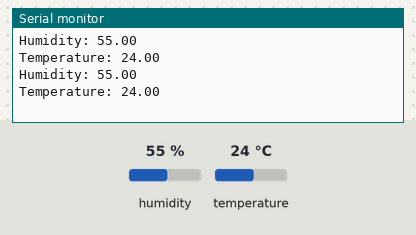
A program run on a simulated ESP32. Shown: the last lines printed to the serial monitor. The inputs (shaded band) are chosen by the test bench; at power-on: humidity 55 %, temperature 24 °C.

Above: at 2.8 s.
2.9 s: humidity set to 22 %
At 4.8 s:
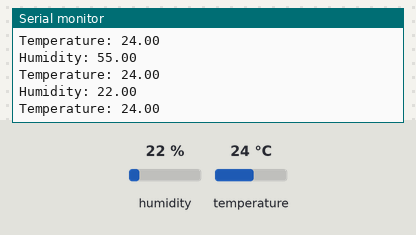
5.6 s: temperature set to 12 °C
At 7.1 s:
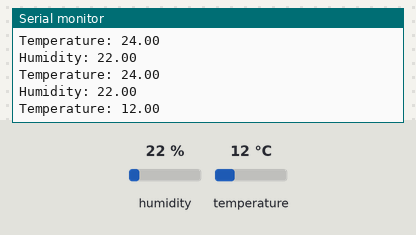
8.3 s: humidity set to 40 %
At 10.7 s:
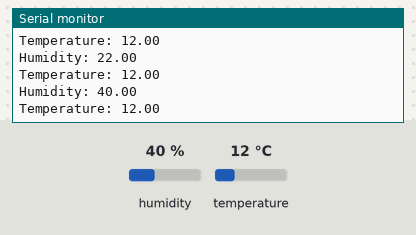
Timing chart, 0 to 12.2 s (numbered marks = the images above; inputs shaded):
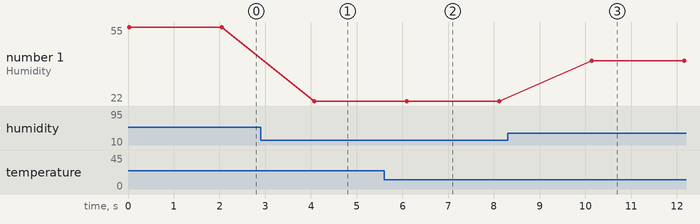

Measured:
- after the input at 2.9 s, the serial monitor: prints a new line after 1.2 s (image 1)
- after the input at 5.6 s, the serial monitor: prints a new line after 0.49 s (image 2)
- after the input at 8.3 s, the serial monitor: prints a new line after 1.8 s (image 3)
- plotted number 1: 55 → 22 after the input at 2.9 s, 22 → 40 after the input at 8.3 s

The program:

main.cpp
```cpp
/*---------------------------------------------------------------------------*\

    E ngineering | Bosch ETS: Engineering Technical School
    T echnical   | IIoT Training: Industrial Internet of Things
    S chool      | Powertrain Solutions @ Bosch Brazil

\*---------------------------------------------------------------------------*/

/*--- Includes ---*/
#include "DHT.h"
#include <Arduino.h>

/*--- Hardware mapping ---*/
const uint8_t PIN_DHT = 26;

/*--- Constants ---*/
#define DHTTYPE DHT11

/*--- Variables ---*/
DHT dht(PIN_DHT, DHTTYPE);
float humidity = 0;
float temperature = 0;

/*--- Setup ---*/
void setup()
{
    // Initialization of dht object
    dht.begin();

    // Serial communication
    Serial.begin(115200);
}

/*--- Loop ---*/
void loop()
{
    humidity = dht.readHumidity();
    temperature = dht.readTemperature();

    if (isnan(humidity) || isnan(temperature))
    {
        Serial.println("Failed to read from DHT sensor \n");
        return;
    }

    Serial.print("Humidity: ");
    Serial.println(humidity);
    Serial.print("Temperature: ");
    Serial.println(temperature);
    Serial.println();

    delay(2000);
}
```
